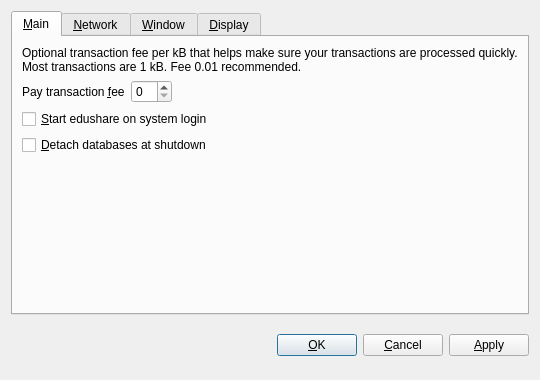
<?xml version="1.0" encoding="UTF-8"?>
<ui version="4.0">
 <class>OptionsDialog</class>
 <widget class="QDialog" name="OptionsDialog">
  <property name="geometry">
   <rect>
    <x>0</x>
    <y>0</y>
    <width>540</width>
    <height>380</height>
   </rect>
  </property>
  <property name="windowTitle">
   <string>Options</string>
  </property>
  <property name="modal">
   <bool>true</bool>
  </property>
  <layout class="QVBoxLayout" name="verticalLayout">
   <item>
    <widget class="QTabWidget" name="tabWidget">
     <property name="tabPosition">
      <enum>QTabWidget::North</enum>
     </property>
     <property name="currentIndex">
      <number>0</number>
     </property>
     <widget class="QWidget" name="tabMain">
      <attribute name="title">
       <string>&amp;Main</string>
      </attribute>
      <layout class="QVBoxLayout" name="verticalLayout_Main">
       <item>
        <widget class="QLabel" name="transactionFeeInfoLabel">
         <property name="text">
          <string>Optional transaction fee per kB that helps make sure your transactions are processed quickly. Most transactions are 1 kB. Fee 0.01 recommended.</string>
         </property>
         <property name="textFormat">
          <enum>Qt::PlainText</enum>
         </property>
         <property name="wordWrap">
          <bool>true</bool>
         </property>
        </widget>
       </item>
       <item>
        <layout class="QHBoxLayout" name="horizontalLayout_Main">
         <item>
          <widget class="QLabel" name="transactionFeeLabel">
           <property name="text">
            <string>Pay transaction &amp;fee</string>
           </property>
           <property name="textFormat">
            <enum>Qt::PlainText</enum>
           </property>
           <property name="buddy">
            <cstring>transactionFee</cstring>
           </property>
          </widget>
         </item>
         <item>
          <widget class="BitcoinAmountField" name="transactionFee"/>
         </item>
         <item>
          <spacer name="horizontalSpacer_Main">
           <property name="orientation">
            <enum>Qt::Horizontal</enum>
           </property>
           <property name="sizeHint" stdset="0">
            <size>
             <width>40</width>
             <height>20</height>
            </size>
           </property>
          </spacer>
         </item>
        </layout>
       </item>
       <item>
        <widget class="QCheckBox" name="bitcoinAtStartup">
         <property name="toolTip">
          <string>Automatically start edushare after logging in to the system.</string>
         </property>
         <property name="text">
          <string>&amp;Start edushare on system login</string>
         </property>
        </widget>
       </item>
       <item>
        <widget class="QCheckBox" name="detachDatabases">
         <property name="toolTip">
          <string>Detach block and address databases at shutdown. This means they can be moved to another data directory, but it slows down shutdown. The wallet is always detached.</string>
         </property>
         <property name="text">
          <string>&amp;Detach databases at shutdown</string>
         </property>
        </widget>
       </item>
       <item>
        <spacer name="verticalSpacer_Main">
         <property name="orientation">
          <enum>Qt::Vertical</enum>
         </property>
         <property name="sizeHint" stdset="0">
          <size>
           <width>20</width>
           <height>40</height>
          </size>
         </property>
        </spacer>
       </item>
      </layout>
     </widget>
     <widget class="QWidget" name="tabNetwork">
      <attribute name="title">
       <string>&amp;Network</string>
      </attribute>
      <layout class="QVBoxLayout" name="verticalLayout_Network">
       <item>
        <widget class="QCheckBox" name="mapPortUpnp">
         <property name="toolTip">
          <string>Automatically open the edushare client port on the router. This only works when your router supports UPnP and it is enabled.</string>
         </property>
         <property name="text">
          <string>Map port using &amp;UPnP</string>
         </property>
        </widget>
       </item>
       <item>
        <widget class="QCheckBox" name="connectSocks">
         <property name="toolTip">
          <string>Connect to the edushare network through a SOCKS proxy (e.g. when connecting through Tor).</string>
         </property>
         <property name="text">
          <string>&amp;Connect through SOCKS proxy:</string>
         </property>
        </widget>
       </item>
       <item>
        <layout class="QHBoxLayout" name="horizontalLayout_Network">
         <item>
          <widget class="QLabel" name="proxyIpLabel">
           <property name="text">
            <string>Proxy &amp;IP:</string>
           </property>
           <property name="textFormat">
            <enum>Qt::PlainText</enum>
           </property>
           <property name="buddy">
            <cstring>proxyIp</cstring>
           </property>
          </widget>
         </item>
         <item>
          <widget class="QValidatedLineEdit" name="proxyIp">
           <property name="maximumSize">
            <size>
             <width>140</width>
             <height>16777215</height>
            </size>
           </property>
           <property name="toolTip">
            <string>IP address of the proxy (e.g. 127.0.0.1)</string>
           </property>
          </widget>
         </item>
         <item>
          <widget class="QLabel" name="proxyPortLabel">
           <property name="text">
            <string>&amp;Port:</string>
           </property>
           <property name="textFormat">
            <enum>Qt::PlainText</enum>
           </property>
           <property name="buddy">
            <cstring>proxyPort</cstring>
           </property>
          </widget>
         </item>
         <item>
          <widget class="QLineEdit" name="proxyPort">
           <property name="maximumSize">
            <size>
             <width>55</width>
             <height>16777215</height>
            </size>
           </property>
           <property name="toolTip">
            <string>Port of the proxy (e.g. 9050)</string>
           </property>
          </widget>
         </item>
         <item>
          <widget class="QLabel" name="socksVersionLabel">
           <property name="text">
            <string>SOCKS &amp;Version:</string>
           </property>
           <property name="textFormat">
            <enum>Qt::PlainText</enum>
           </property>
           <property name="buddy">
            <cstring>socksVersion</cstring>
           </property>
          </widget>
         </item>
         <item>
          <widget class="QValueComboBox" name="socksVersion">
           <property name="toolTip">
            <string>SOCKS version of the proxy (e.g. 5)</string>
           </property>
          </widget>
         </item>
         <item>
          <spacer name="horizontalSpacer_Network">
           <property name="orientation">
            <enum>Qt::Horizontal</enum>
           </property>
           <property name="sizeHint" stdset="0">
            <size>
             <width>40</width>
             <height>20</height>
            </size>
           </property>
          </spacer>
         </item>
        </layout>
       </item>
       <item>
        <spacer name="verticalSpacer_Network">
         <property name="orientation">
          <enum>Qt::Vertical</enum>
         </property>
         <property name="sizeHint" stdset="0">
          <size>
           <width>20</width>
           <height>40</height>
          </size>
         </property>
        </spacer>
       </item>
      </layout>
     </widget>
     <widget class="QWidget" name="tabWindow">
      <attribute name="title">
       <string>&amp;Window</string>
      </attribute>
      <layout class="QVBoxLayout" name="verticalLayout_Window">
       <item>
        <widget class="QCheckBox" name="minimizeToTray">
         <property name="toolTip">
          <string>Show only a tray icon after minimizing the window.</string>
         </property>
         <property name="text">
          <string>&amp;Minimize to the tray instead of the taskbar</string>
         </property>
        </widget>
       </item>
       <item>
        <widget class="QCheckBox" name="minimizeOnClose">
         <property name="toolTip">
          <string>Minimize instead of exit the application when the window is closed. When this option is enabled, the application will be closed only after selecting Quit in the menu.</string>
         </property>
         <property name="text">
          <string>M&amp;inimize on close</string>
         </property>
        </widget>
       </item>
       <item>
        <spacer name="verticalSpacer_Window">
         <property name="orientation">
          <enum>Qt::Vertical</enum>
         </property>
         <property name="sizeHint" stdset="0">
          <size>
           <width>20</width>
           <height>40</height>
          </size>
         </property>
        </spacer>
       </item>
      </layout>
     </widget>
     <widget class="QWidget" name="tabDisplay">
      <attribute name="title">
       <string>&amp;Display</string>
      </attribute>
      <layout class="QVBoxLayout" name="verticalLayout_Display">
       <item>
        <layout class="QHBoxLayout" name="horizontalLayout_1_Display">
         <item>
          <widget class="QLabel" name="langLabel">
           <property name="text">
            <string>User Interface &amp;language:</string>
           </property>
           <property name="textFormat">
            <enum>Qt::PlainText</enum>
           </property>
           <property name="buddy">
            <cstring>lang</cstring>
           </property>
          </widget>
         </item>
         <item>
          <widget class="QValueComboBox" name="lang">
           <property name="toolTip">
            <string>The user interface language can be set here. This setting will take effect after restarting edushare.</string>
           </property>
          </widget>
         </item>
        </layout>
       </item>
       <item>
        <layout class="QHBoxLayout" name="horizontalLayout_2_Display">
         <item>
          <widget class="QLabel" name="unitLabel">
           <property name="text">
            <string>&amp;Unit to show amounts in:</string>
           </property>
           <property name="textFormat">
            <enum>Qt::PlainText</enum>
           </property>
           <property name="buddy">
            <cstring>unit</cstring>
           </property>
          </widget>
         </item>
         <item>
          <widget class="QValueComboBox" name="unit">
           <property name="toolTip">
            <string>Choose the default subdivision unit to show in the interface and when sending coins.</string>
           </property>
          </widget>
         </item>
        </layout>
       </item>
       <item>
        <widget class="QCheckBox" name="displayAddresses">
         <property name="toolTip">
          <string>Whether to show edushare addresses in the transaction list.</string>
         </property>
         <property name="text">
          <string>&amp;Display addresses in transaction list</string>
         </property>
        </widget>
       </item>
       <item>
        <widget class="QCheckBox" name="coinControlFeatures">
         <property name="toolTip">
          <string>Whether to show coin control features or not.</string>
         </property>
         <property name="text">
          <string>Display coin &amp;control features (experts only!)</string>
         </property>
        </widget>
       </item>
       <item>
        <spacer name="verticalSpacer_Display">
         <property name="orientation">
          <enum>Qt::Vertical</enum>
         </property>
         <property name="sizeHint" stdset="0">
          <size>
           <width>20</width>
           <height>40</height>
          </size>
         </property>
        </spacer>
       </item>
      </layout>
     </widget>
    </widget>
   </item>
   <item>
    <layout class="QHBoxLayout" name="horizontalLayout_Buttons">
     <item>
      <spacer name="horizontalSpacer_1">
       <property name="orientation">
        <enum>Qt::Horizontal</enum>
       </property>
       <property name="sizeHint" stdset="0">
        <size>
         <width>40</width>
         <height>48</height>
        </size>
       </property>
      </spacer>
     </item>
     <item>
      <widget class="QLabel" name="statusLabel">
       <property name="font">
        <font>
         <weight>75</weight>
         <bold>true</bold>
        </font>
       </property>
       <property name="text">
        <string/>
       </property>
       <property name="textFormat">
        <enum>Qt::PlainText</enum>
       </property>
       <property name="wordWrap">
        <bool>true</bool>
       </property>
      </widget>
     </item>
     <item>
      <spacer name="horizontalSpacer_2">
       <property name="orientation">
        <enum>Qt::Horizontal</enum>
       </property>
       <property name="sizeHint" stdset="0">
        <size>
         <width>40</width>
         <height>48</height>
        </size>
       </property>
      </spacer>
     </item>
     <item>
      <widget class="QPushButton" name="okButton">
       <property name="text">
        <string>&amp;OK</string>
       </property>
      </widget>
     </item>
     <item>
      <widget class="QPushButton" name="cancelButton">
       <property name="text">
        <string>&amp;Cancel</string>
       </property>
       <property name="autoDefault">
        <bool>false</bool>
       </property>
      </widget>
     </item>
     <item>
      <widget class="QPushButton" name="applyButton">
       <property name="text">
        <string>&amp;Apply</string>
       </property>
       <property name="autoDefault">
        <bool>false</bool>
       </property>
      </widget>
     </item>
    </layout>
   </item>
  </layout>
 </widget>
 <customwidgets>
  <customwidget>
   <class>BitcoinAmountField</class>
   <extends>QSpinBox</extends>
   <header>bitcoinamountfield.h</header>
  </customwidget>
  <customwidget>
   <class>QValueComboBox</class>
   <extends>QComboBox</extends>
   <header>qvaluecombobox.h</header>
  </customwidget>
  <customwidget>
   <class>QValidatedLineEdit</class>
   <extends>QLineEdit</extends>
   <header>qvalidatedlineedit.h</header>
  </customwidget>
 </customwidgets>
 <resources/>
 <connections/>
</ui>
